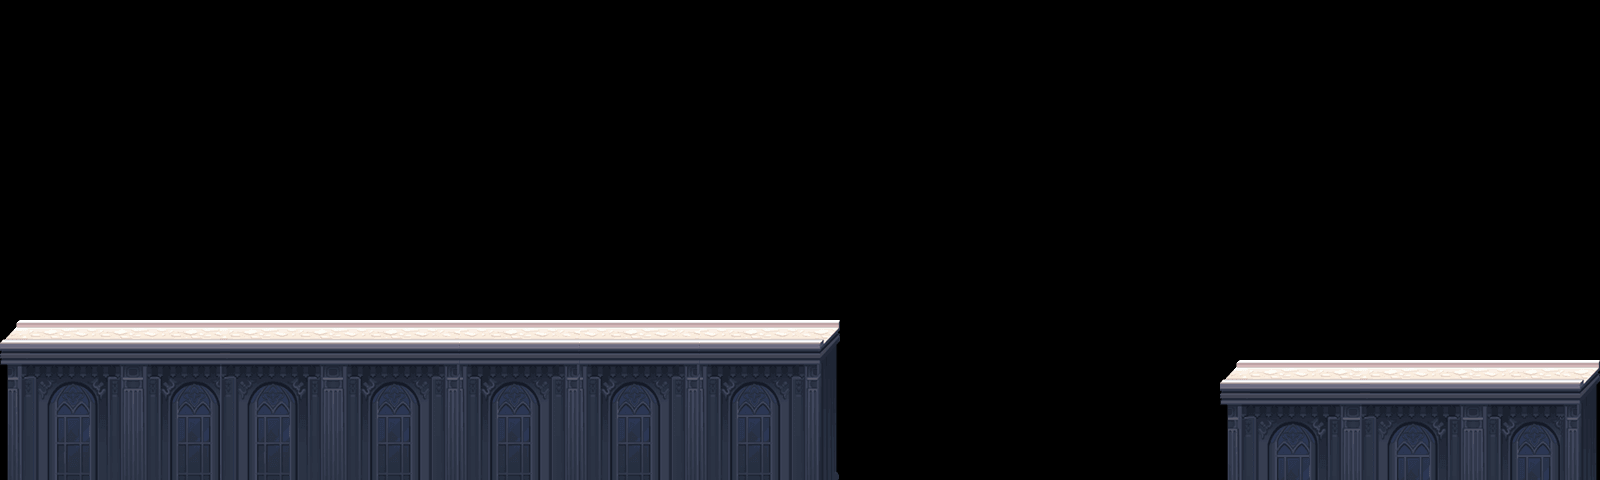

Tiled map render using the project's own tile images. Description and the map definition, with tile-layer contents summarised, below:
An orthogonal 80x12 tile map with 20x40 px tiles, 1 tile layer (块层 1) and 7 objects (4x 2).

<map version="1.0" orientation="orthogonal" width="80" height="12" tilewidth="20" tileheight="40">
 <tileset firstgid="1" name="road" tilewidth="20" tileheight="40">
  <image source="road.png" width="280" height="188" />
 </tileset>
 <layer name="块层 1" width="80" height="12">
  <data>[960 cells, 225 non-empty, 56 distinct tile ids]</data>
 </layer>
 <objectgroup name="collision" width="80" height="12">
  <object x="8" y="334" width="823" height="148" />
  <object x="1229" y="374" width="363" height="106" />
 </objectgroup>
 <objectgroup name="items" width="80" height="12" />
 <objectgroup name="enemy" width="80" height="12" />
 <objectgroup name="up" width="80" height="12">
  <object type="2" x="914" y="435" />
  <object type="2" x="994" y="438" />
  <object type="2" x="1073" y="438" />
  <object type="2" x="1151" y="438" />
 </objectgroup>
 <objectgroup name="fire" width="80" height="12">
  <object x="857" y="249" />
 </objectgroup>
</map>